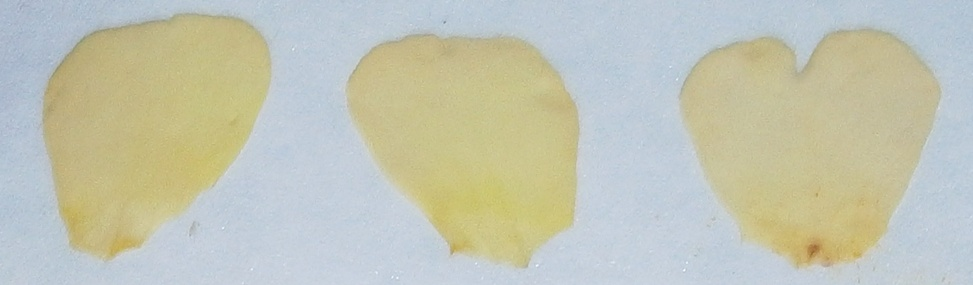
%> input picture dougRaster/Rotated_and_Cropped/P258F1.JPG, 973 x 285 px, shrunk from 1633 x 479 before the run
$ octave plotSampleClusters.m   (GNU Octave 9; MATLAB toolbox functions it lacks are replaced by stand-ins)
%> lines starting %> are read from the running program, lines starting %| are printed output that depends on the picture
### red/plot_clusters.m
function plot_clusters(pic)
%> called with pic = 'P258F1.JPG'

cd raw_data

   F = imread(pic);
%> F is the input picture: size 285x973x3 uint8; mean R, G, B 194.3, 196.8, 180
    lab_he=rgb2lab(F);
%> lab_he: size 285x973x3 double; mean of channels 1, 2, 3 78.9, -3.2, 8.3

    % Transform the RGB values to LAB scales (more grey tones)
    ab=double(lab_he(:,:,2:3));
    nrows=size(ab,1);
%> nrows = 285
    ncols=size(ab,2);
%> ncols = 973
    ab=reshape(ab,nrows*ncols,2);
    % reshape to be just the L,A colors as a p by 2 array


    %% Cluster the image in color space

    nColors=3;
    %Give it initial centers, so we can be confident which label is which
    %color.
    initial_centers = [ -2 2 ;-9 60.5, ;  31 33 ] ;
    [cluster_idx,cluster_center]= kmeans(ab,nColors,'distance','sqEuclidean','Start',initial_centers);
%> cluster_center = [-1.84 -6.49; -3.82 19.72; -5.3 30.02]
    pixel_labels1=reshape(cluster_idx,nrows,ncols);
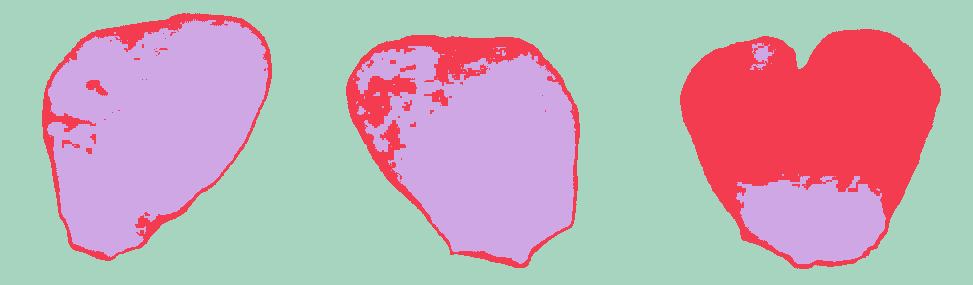
%> pixel_labels1: size 285x973 double; 3 distinct labels, from 1 to 3; one colour per label, 0 black

    figure(1)
    image(F);
    axis equal; axis off;
    %[F1,map1]=frame2im(getframe);

    figure(2)
    subplot(2,2,1);
    idx1=find(cluster_idx==1); idx2=find(cluster_idx==2); idx3=find(cluster_idx==3);
%> after `idx1=find(cluster_idx==1)`: idx1 = 150690 values from 1 to 277305
%> after `idx2=find(cluster_idx==2)`: idx2 = 50354 values from 12081 to 267996
%> after `idx3=find(cluster_idx==3)`: idx3 = 76261 values from 13524 to 252445
    plot(ab(idx1,1),ab(idx1,2),'k.'); hold on
    plot(ab(idx2,1),ab(idx2,2),'y*');
    plot(ab(idx3,1),ab(idx3,2),'r^'); hold off
    axis tight

    subplot(2,2,3);
    imagesc(pixel_labels1,[1,3]);
    axis equal; axis off;
    % [5 lines of commented-out code are left out]


    %% Redo the clustering using fixed centers...

    centers=[-0.1694 0.3045; -1.8839   47.4551; 28.1936   21.6839];
    [cluster_idx,~]= kmeans(ab,3,'MaxIter',1,'Start',centers);
    pixel_labels2=reshape(cluster_idx,nrows,ncols);
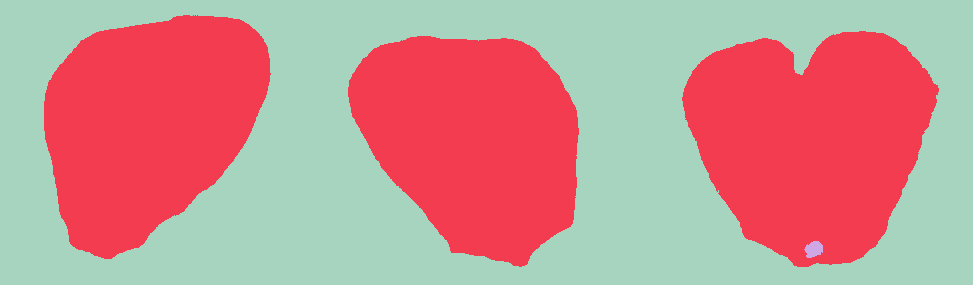
%> pixel_labels2: size 285x973 double; 3 distinct labels, from 1 to 3; one colour per label, 0 black

    subplot(2,2,2);
    idx1=find(cluster_idx==1); idx2=find(cluster_idx==2); idx3=find(cluster_idx==3);
%> after `idx1=find(cluster_idx==1)`: idx1 = 155276 values from 1 to 277305
%> after `idx2=find(cluster_idx==2)`: idx2 = 121795 values from 12642 to 267422
%> after `idx3=find(cluster_idx==3)`: idx3 = 234 values from 229390 to 234523
    plot(ab(idx1,1),ab(idx1,2),'k.'); hold on
    plot(ab(idx2,1),ab(idx2,2),'y*');
    plot(ab(idx3,1),ab(idx3,2),'r^'); hold off
    axis tight
    %title('Clusters in AB space, using fixed centers');

    subplot(2,2,4);
    imagesc(pixel_labels2,[1,3]);
    axis equal; axis off;
%> after `axis off`:
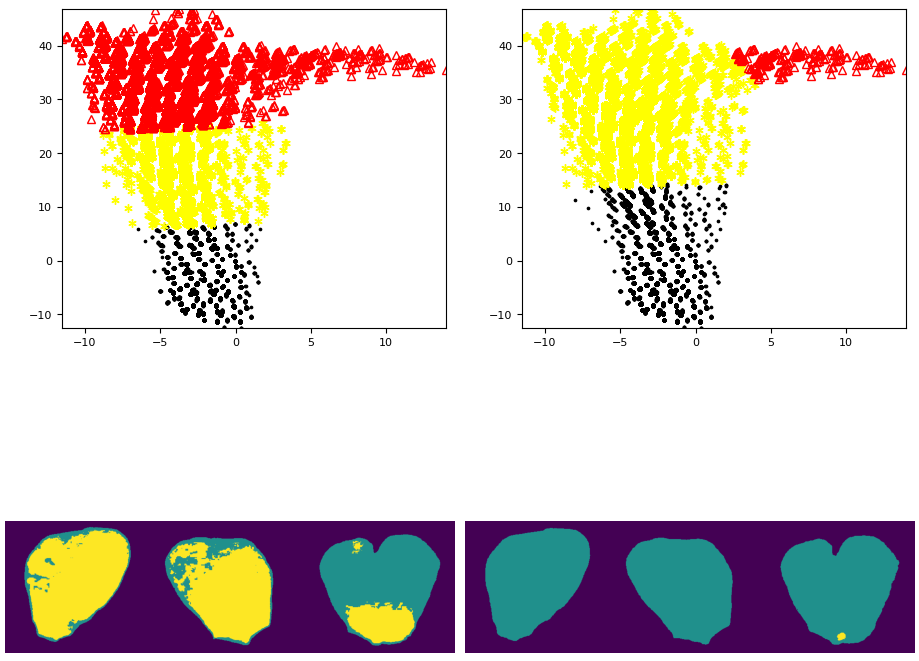
%> figure redrawn from the program's plot data, 4 panels

    %% Hybrid clustering-  Use kmeans for the background, then fixed centers for yellow/red.
       initial_centers = [ -2 2 ;-9 60.5, ;  31 33 ] ;
       [cluster_idx,cluster_center]= kmeans(ab,nColors,'distance','sqEuclidean','Start',initial_centers);
       centers=[cluster_center(1,:); -1.8839   47.4551; 28.1936   21.6839];
%> centers = [-1.84 -6.49; -1.88 47.46; 28.19 21.68]
       for j=1:length(cluster_idx)
           if cluster_idx(j)~=1
               d1=norm(ab(j,:)-centers(2,:));
               d2=norm(ab(j,:)-centers(3,:));
               if d1<=d2
                   cluster_idx(j)=2;
               else
                   cluster_idx(j)=3;
               end
           end
       end
%> after the loop, d1 = 40.91; d2 = 35.5

    pixel_labels3=reshape(cluster_idx,nrows,ncols);
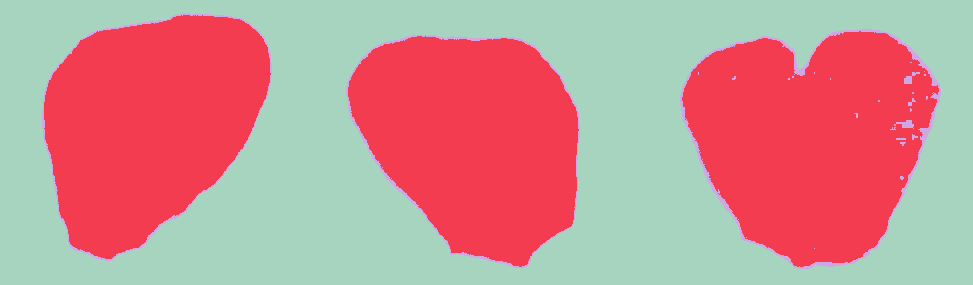
%> pixel_labels3: size 285x973 double; 3 distinct labels, from 1 to 3; one colour per label, 0 black

    figure(3)
    subplot(2,1,1);
    idx1=find(cluster_idx==1); idx2=find(cluster_idx==2); idx3=find(cluster_idx==3);
%> after `idx1=find(cluster_idx==1)`: idx1 = 150690 values from 1 to 277305
%> after `idx2=find(cluster_idx==2)`: idx2 = 121293 values from 12643 to 267422
%> after `idx3=find(cluster_idx==3)`: idx3 = 5322 values from 12081 to 267996
    plot(ab(idx1,1),ab(idx1,2),'k.'); hold on
    plot(ab(idx2,1),ab(idx2,2),'y*');
    plot(ab(idx3,1),ab(idx3,2),'r^'); hold off
    axis tight
    %title('Clusters in AB space, using fixed centers');

    subplot(2,1,2);
    imagesc(pixel_labels3,[1,3]);
    axis equal; axis off;

 cd ..


### red/plotSampleClusters.m

%Script to look at clusterings of specific files.


warning('off');   % kmeans will issue warnings when we fix the centers.

StrArray={'P258F1.JPG','P338F1.JPG','P339F2.JPG','P345F1.JPG','P403F1.JPG','P404F1.JPG','P426F1.JPG','P434F1.JPG','P440F1.JPG','P439F1.JPG'};

for i=1:length(StrArray)
    fprintf('Working on Image %s\n',StrArray{i});
    plot_clusters(StrArray{i});
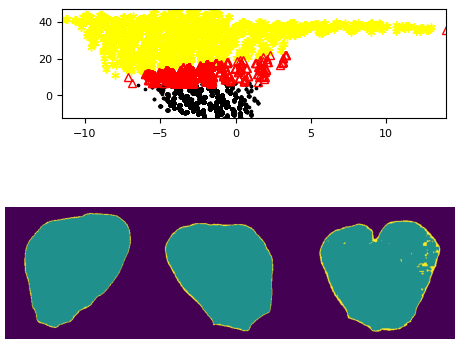
%> figure redrawn from the program's plot data, 2 panels
%> the run ends on the next line
